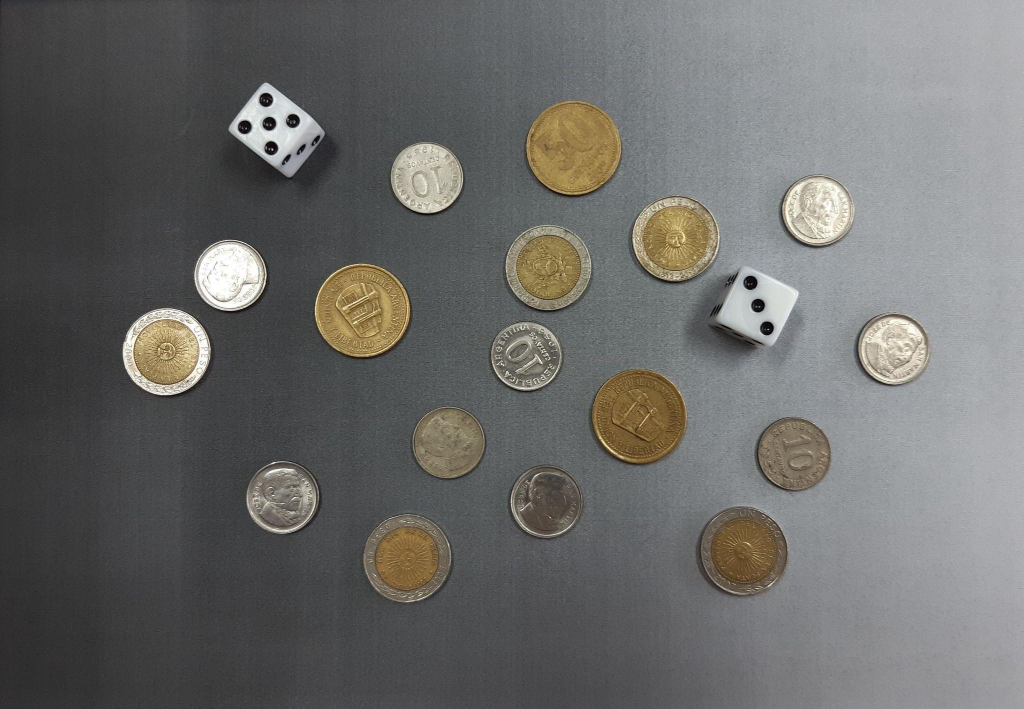
#> input picture EJ_1/dados&monedas.png, 2048 x 1418 px, found by its file name (shown at 1/2 size)
$ python 'monedas_ayuda v3.py'   (older library calls are emulated)
#> lines starting #> are read from the running program, lines starting #| are printed output that depends on the picture; after the words box and inside, x2 and y2 are one past the last pixel; in counts of white or black regions, pixels touching at a corner belong together
import cv2
import numpy as np
import matplotlib.pyplot as plt
import csv

# Defininimos función para mostrar imágenes
def imshow(img, title=None, color_img=False, blocking=False):
    plt.figure()
    if color_img:
        plt.imshow(img)
    else:
        plt.imshow(img, cmap='gray')
    plt.title(title)
    plt.xticks([]), plt.yticks([])
    plt.show(block=blocking)

# Funcion para rellenar
def fillhole(input_image):
    im_flood_fill = input_image.copy()
    h, w = input_image.shape[:2]
    mask = np.zeros((h + 2, w + 2), np.uint8)
    im_flood_fill = im_flood_fill.astype("uint8")
    cv2.floodFill(im_flood_fill, mask, (0, 0), 255)  # https://docs.opencv.org/2.4/modules/imgproc/doc/miscellaneous_transformations.html#floodfill
    im_flood_fill_inv = cv2.bitwise_not(im_flood_fill)
    img_out = input_image | im_flood_fill_inv
    return img_out

# ----------------------------------------------------------------------------------------------------------
# --- Clasificación monedas/dados --------------------------------------------------------------------------
# ----------------------------------------------------------------------------------------------------------

# --- Cargp imagen -----------------------------------------
src_path = "dados&monedas.png"
img = cv2.imread(src_path, cv2.IMREAD_COLOR)
#> img is the input picture: shape (1418, 2048, 3); mean B, G, R 105.6, 107.4, 107.5
img = cv2.cvtColor(img, cv2.COLOR_BGR2RGB)
imshow(img, title='Original')

# --- Paso a escala de grises ------------------------------
img_gray = cv2.cvtColor(img, cv2.COLOR_BGR2GRAY)
imshow(img_gray, title='Escala de grises')

"""
# --- Detecto bordes ----------------------------------------
img_blur_median = cv2.medianBlur(img_gray, 7) # ksize = 7 genera bordes mas separados
# ksize = 5 genera mas ruidos pero bordes mas definidos
# ksize = 3 es una porqueria
# imshow(img_blur_median, title='Median Blur')

kernelito = 3
img_blur_gauss = cv2.GaussianBlur(img_gray, (kernelito, kernelito), 0)

img_bordes_median = cv2.Canny(img_blur_median, 30, 100)
imshow(img_bordes_median, title='Canny con previo filtrado por Mediana')

img_bordes_gauss = cv2.Canny(img_blur_gauss, 30, 100)
imshow(img_bordes_gauss, title='Canny con previo filtrado por Gaussiana')

"""

h, w = img_gray.shape
#> h = 1418; w = 2048
x_coords = np.arange(w)
#> x_coords = 2048 values from 0 to 2047

a = 0.06 # Pendiente
b = 40.47 # Ordenada al Origen

y_pred_surface_user = a * x_coords + b
#> y_pred_surface_user = 2048 values from 40.47 to 163.3

img_bottomless = img_gray.astype(np.float64) - y_pred_surface_user

imshow(img_bottomless, title='Imagen en Gris con "aplanado" del Fondo.')

# --- Probamos Canny con Bottomless -----------------------------------

# --- SOLUCIÓN: Normalización con cv2.normalize ---
# Esta función hace tres cosas clave aquí:
# 1. NORM_MINMAX: Toma el valor más bajo de tu matriz y lo mapea a 'alpha' (0).
# 2. Toma el valor más alto y lo mapea a 'beta' (255).
# 3. dtype=cv2.CV_8U: Convierte el resultado final al tipo de entero de 8 bits requerido.

img4canny = cv2.normalize(src=img_bottomless, dst=None, alpha=0, beta=255, norm_type=cv2.NORM_MINMAX, dtype=cv2.CV_8U)

th1= 87     # Valor óptimo encontrado por prueba y error: 87
th2= 175    # Valor óptimo encontrado por prueba y error:
edges = cv2.Canny(img4canny, th1, th2)
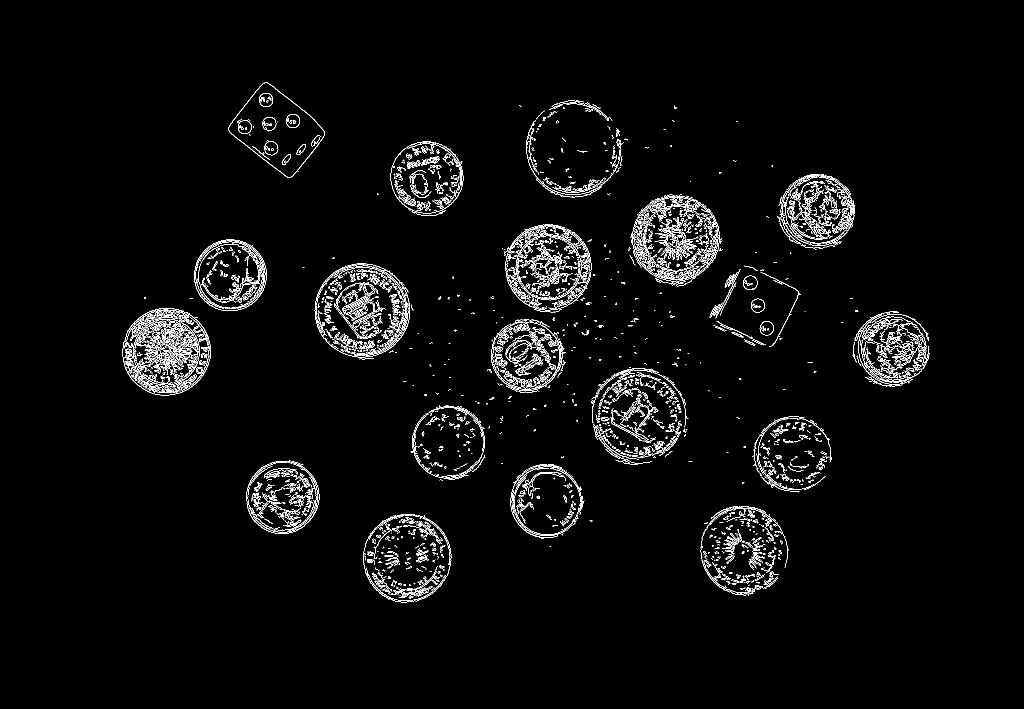
#> edges: shape (1418, 2048) (shown at 1/2 size); 2.7% white in thin lines or dots, all inside (x1, y1, x2, y2) = (245, 165, 1859, 1205)
titulo = f'Canny con previo filtrado Bottomless Normalizado (th1={th1}, th2={th2})'
imshow(edges, title=titulo)


# --- Dilato -------------------------------------------
img_dilatada = cv2.dilate(edges, cv2.getStructuringElement(cv2.MORPH_ELLIPSE,(15,15)))
#> img_dilatada: shape (1418, 2048); 16% white; 122 white regions, largest, box (x1, y1, x2, y2) and area: (967, 441, 1198, 811) 51350, (622, 520, 835, 726) 32615, (1175, 718, 1384, 937) 31947
imshow(img_dilatada, title='Dilato')

# --- Relleno de los objetos -------------------------------
img_rellena = fillhole(img_dilatada)
#> in fillhole, `cv2.floodFill(im_flood_fill, mask, (0, 0), 255)`:
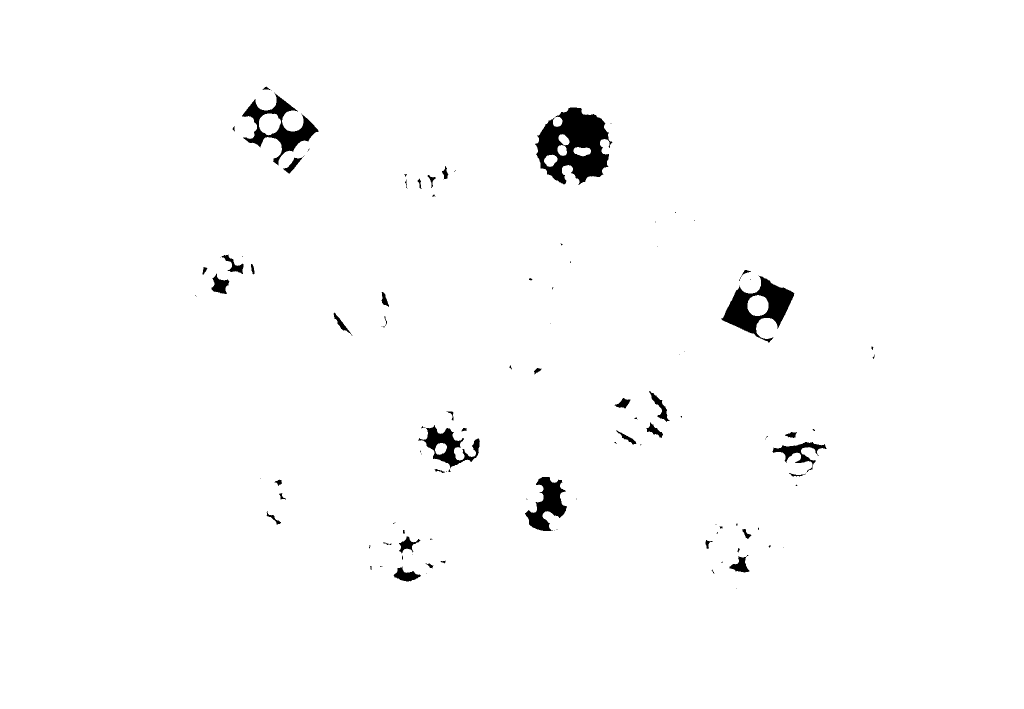
#> im_flood_fill: shape (1418, 2048) (shown at 1/2 size); 98.4% white; 108 black regions (62 under 20 px), largest, box (x1, y1, x2, y2) and area: (1070, 215, 1225, 370) 13888, (1442, 551, 1589, 686) 7611, (484, 185, 638, 331) 6105
#> in fillhole, `img_out = input_image | im_flood_fill_inv`: img_out: shape (1418, 2048); 17.6% white; 115 white regions, largest, box (x1, y1, x2, y2) and area: (967, 441, 1198, 811) 51506, (1175, 718, 1384, 937) 33677, (1045, 194, 1262, 403) 33579
imshow(img_rellena, title='Relleno Huecos')


# ------------ HASTA AQUÍ LLEGAMOS BIEN --------------------------------------------------
# --- Erosion ----------------------------------------------
img_erode = cv2.erode(img_rellena, cv2.getStructuringElement(cv2.MORPH_ELLIPSE,(15,15)))
#> img_erode: shape (1418, 2048); 13.9% white; 140 white regions (105 under 20 px), largest, box (x1, y1, x2, y2) and area: (1052, 201, 1255, 396) 28746, (1182, 727, 1377, 930) 28630, (629, 527, 828, 719) 28564
imshow(img_erode, title='Erosion')

# Apertura adicional (si es necesario)
# img_erode = cv2.morphologyEx(img_erode, cv2.MORPH_OPEN, cv2.getStructuringElement(cv2.MORPH_ELLIPSE,(5,5)))
# imshow(img_erode, title='Apertura Adicional')

# --- Detección de objetos -----------------------------------------------
num_labels, labels = cv2.connectedComponents(img_erode)
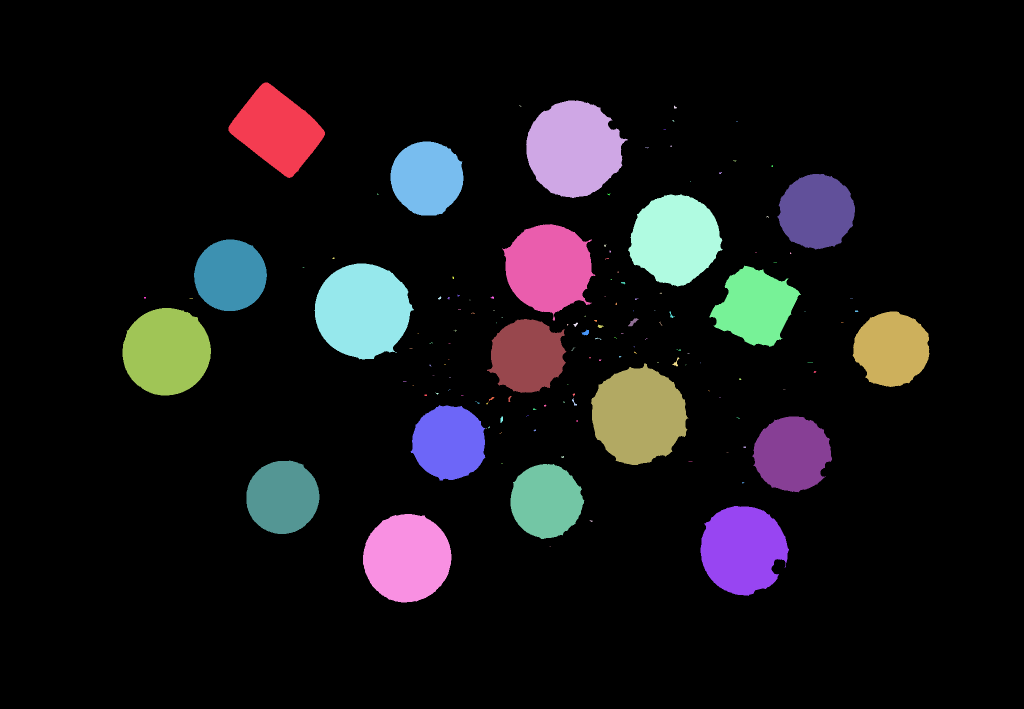
#> labels: shape (1418, 2048) int32 (shown at 1/2 size); 141 distinct labels, from 0 to 140; one colour per label, 0 black
#> num_labels = 141
mask_objetos = np.zeros_like(img)
RHO_TH = 0.80

# --- NUEVO: Cálculo del umbral de área mínima (0.48% del total) ---
area_total_imagen = img.shape[0] * img.shape[1]
#> area_total_imagen = 2904064
area_minima = area_total_imagen * 0.004
#> area_minima = 11616.3

# --- NUEVO: Inicializamos contadores para el reporte ---
cant_dados = 0
cant_monedas_chicas = 0
cant_monedas_grandes = 0

# --- 1. Abrimos el archivo CSV para escritura ---
with open('datos_objetos.csv', mode='w', newline='') as archivo_csv:
    writer = csv.writer(archivo_csv, delimiter=',')

    # Escribimos el encabezado (Header)
    writer.writerow(['ID_Objeto', 'Area', 'Perimetro', 'Rho', 'Clasificacion'])

    for i in range(1, num_labels):
        # -- Analizo cada objeto --
        obj = (labels == i).astype(np.uint8) * 255
        contour, _ = cv2.findContours(obj, cv2.RETR_EXTERNAL, cv2.CHAIN_APPROX_SIMPLE)

        if len(contour) == 0: continue

        cnt = contour[0]

        # --- (Opcional) Aproximación de Polígonos ---
        epsilon = 0.04 * cv2.arcLength(cnt, True)
        cnt = cv2.approxPolyDP(cnt, epsilon, True)
        # ----------------------------------------------------------

        area = cv2.contourArea(cnt)
        # --- NUEVO: Filtro por superficie relativa ---
        # Si el área es menor al 0.48% de la imagen, descartamos el objeto
        if area < area_minima:
            continue
        # ---------------------------------------------
        perimetro = cv2.arcLength(cnt, True)

        if perimetro == 0:
            rho = 0
        else:
            rho = 4 * np.pi * (area / (perimetro ** 2))

        tipo_objeto = "Desconocido"

        # --- Lógica de clasificación MODIFICADA ---
        if rho > RHO_TH:
            # Es una Moneda. Ahora discriminamos por perímetro.
            if perimetro < 485:
                # Moneda Chica -> Pintamos VERDE (Canal 1 en RGB)
                mask_objetos[:,:,1] = np.maximum(mask_objetos[:,:,1], obj)
                tipo_objeto = "Moneda Chica"
                cant_monedas_chicas += 1
            else:
                # Moneda Grande -> Pintamos ROJO (Canal 0 en RGB)
                mask_objetos[:,:,0] = np.maximum(mask_objetos[:,:,0], obj)
                tipo_objeto = "Moneda Grande"
                cant_monedas_grandes += 1
        else:
            # Es Cuadrado/Dado -> Pintamos AZUL (Canal 2 en RGB)
            mask_objetos[:,:,2] = np.maximum(mask_objetos[:,:,2], obj)
            tipo_objeto = "Dado"
            cant_dados += 1

        # -- 2. Escribir datos en el CSV --
        writer.writerow([i, round(area, 2), round(perimetro, 2), round(rho, 4), tipo_objeto])

        # -- 3. Visualización del ID en la imagen --
        M = cv2.moments(cnt)
        if M["m00"] != 0:
            cX = int(M["m10"] / M["m00"])
            cY = int(M["m01"] / M["m00"])
            cv2.putText(mask_objetos, str(i), (cX - 10, cY + 5),
                        cv2.FONT_HERSHEY_SIMPLEX, 0.6, (255, 255, 255), 2)
#> this loop made 140 passes
#> (epsilon, cnt, area, perimetro, rho, cX, cY) on passes 1, 30: (23.04, [[529, 165], [457, 261], [579, 355], [649, 264]], 18165, 544.4, 0.77, 553, 260), (25.16, [[1488, 531], [1419, 634], [1539, 693], [1601, 589]], 15889.5, 505.8, 0.781, 1511, 612)
#> (epsilon, area, perimetro, rho, cX, cY) on passes 2, 8, 14, 18, 20, 21: (27.95, 23981.5, 586.3, 0.877, 1150, 296), (19.76, 13807, 444.9, 0.877, 849, 357), (21, 14497.5, 454.5, 0.882, 1628, 425), (25.54, 19878.5, 543.7, 0.845, 1352, 476), (29.03, 24924.5, 594, 0.888, 1102, 540), (19.12, 14814, 443.3, 0.947, 460, 550)
#> pass 1, `obj = (labels == i).astype(np.uint8) * 255`:
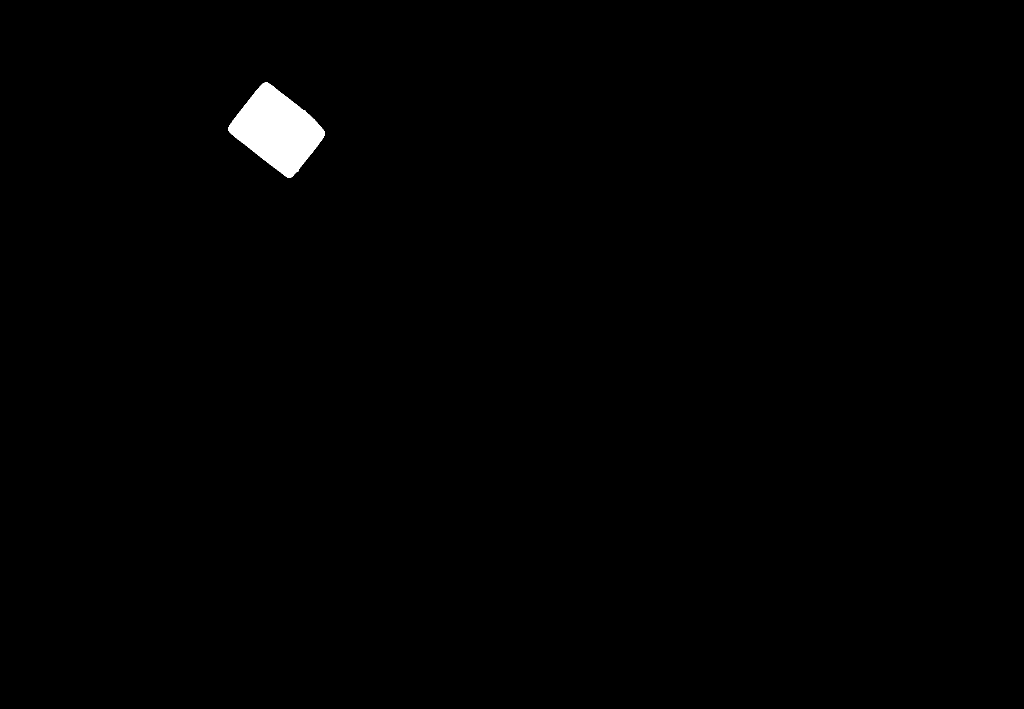
#> obj: shape (1418, 2048) (shown at 1/2 size); 0.71% white; 1 white region, box (x1, y1, x2, y2) and area: (457, 165, 650, 356) 20514
#> after the loop:
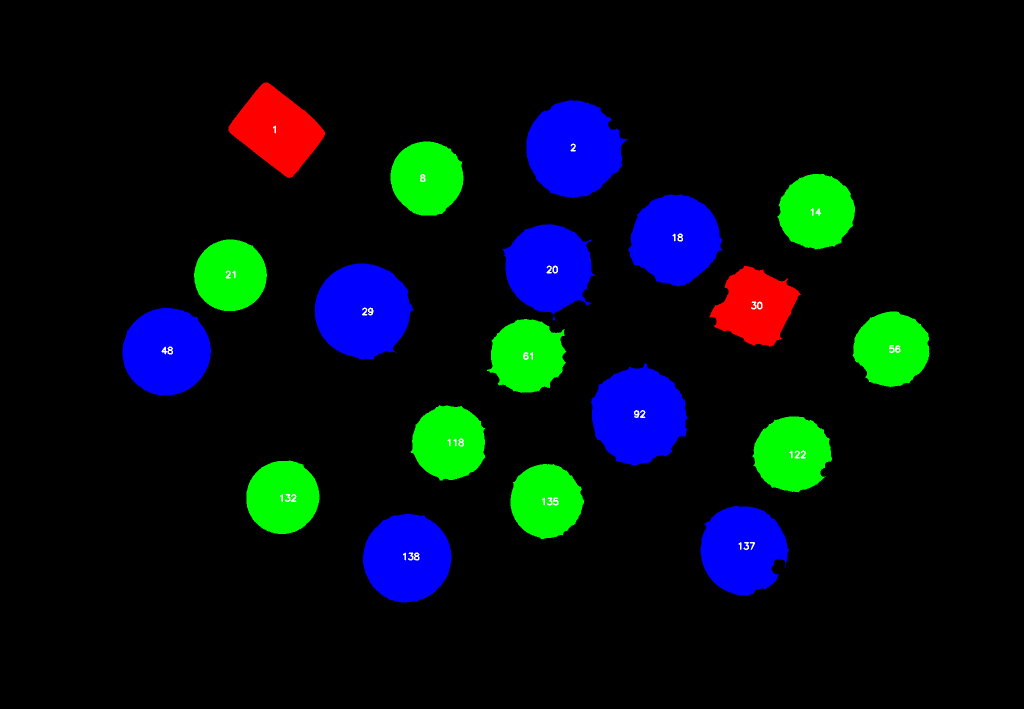
#> mask_objetos: shape (1418, 2048, 3) (shown at 1/2 size); mean of channels 0, 1, 2 18.4, 13.7, 3.7; drawn as B, G, R
#> after the loop: obj: shape (1418, 2048); 0% white in thin lines or dots, all inside (x1, y1, x2, y2) = (1099, 1093, 1102, 1094)
#> after the loop, cant_dados = 2; cant_monedas_chicas = 9; cant_monedas_grandes = 8

print("Archivo 'datos_objetos.csv' guardado exitosamente.")

# --- NUEVO: Imprimir reporte en consola ---
print("\n" + "="*30)
print("       REPORTE FINAL       ")
print("="*30)
print(f"Dados encontrados       : {cant_dados}")
#| Dados encontrados       : 2
print(f"Monedas chicas (<485px) : {cant_monedas_chicas}")
#| Monedas chicas (<485px) : 9
print(f"Monedas grandes (>485px): {cant_monedas_grandes}")
#| Monedas grandes (>485px): 8
print(f"TOTAL OBJETOS           : {cant_dados + cant_monedas_chicas + cant_monedas_grandes}")
#| TOTAL OBJETOS           : 19
print("="*30 + "\n")

imshow(mask_objetos, title='Mascara Clasificada (Rojo=Grande, Verde=Chica, Azul=Dado)')

# --- Muestro resultado sobre imagen original --------------------
alpha = 0.5
img_resaltada = cv2.addWeighted(mask_objetos, alpha, img, 1 - alpha, 0)
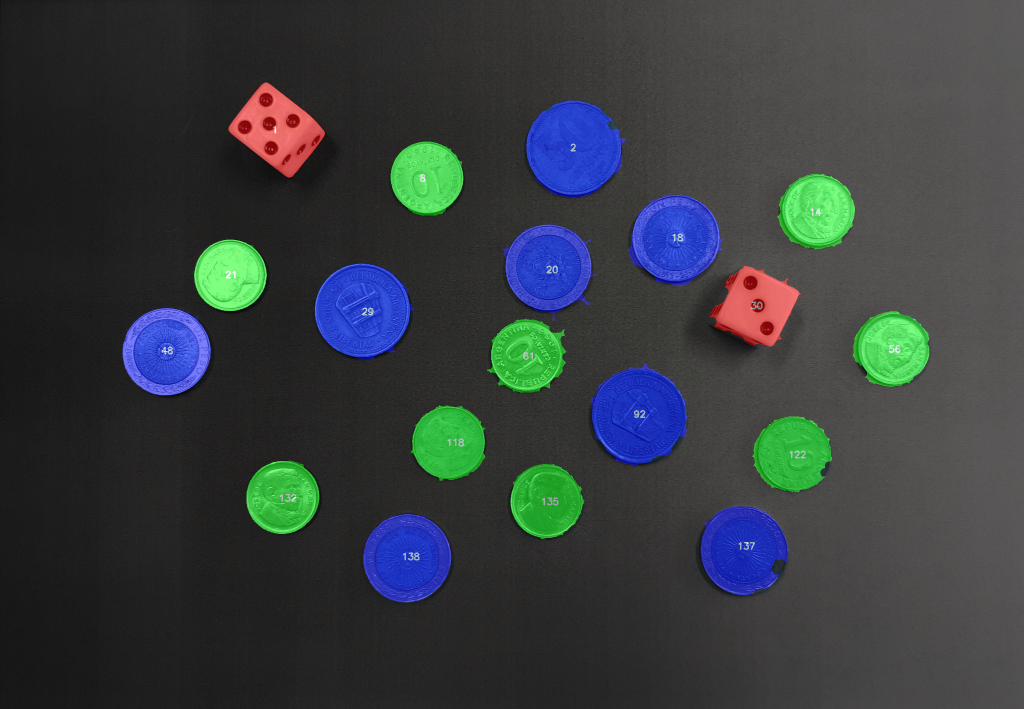
#> img_resaltada: shape (1418, 2048, 3) (shown at 1/2 size); mean of channels 0, 1, 2 63, 60.6, 54.6; drawn as B, G, R
imshow(img_resaltada, title='Resultado Final')
